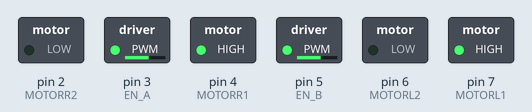
Simulated run of this sketch. Board: Arduino Uno, built with avr-gcc and run on an emulated ATmega328P. Shown: switched loads named in the sketch (green lamp = pin HIGH).

Above: at 0.05 s.
At 1.5 s:
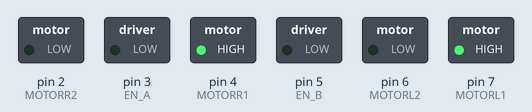
At 3.0 s:
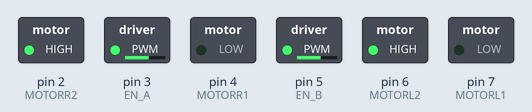
At 3.7 s:
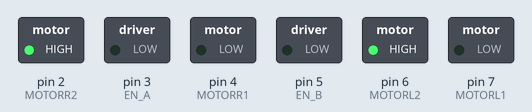
At 4.45 s:
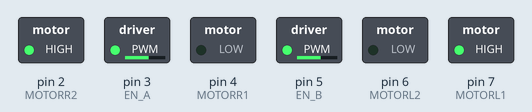
At 5.95 s:
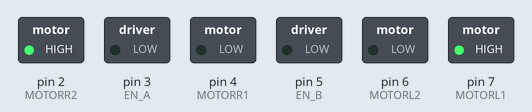
Timing chart, 0 to 7.8 s (numbered marks = the images above):
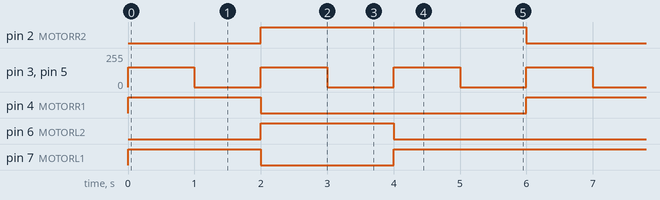

Measured:
- by itself, pin 2 (MOTORR2): alternates HIGH for 4.0 s and LOW for 2.0 s
- by itself, pin 3 (EN_A), pin 5 (EN_B): alternates 150/255 for 1.0 s and 0/255 for 1.0 s
- by itself, pin 4 (MOTORR1), pin 6 (MOTORL2): alternates HIGH for 2.0 s and LOW for 4.0 s
- by itself, pin 7 (MOTORL1): repeats every 6.0 s: LOW 2.0 s, HIGH 4.0 s

The sketch:

motorkontrol.ino
```cpp
const int  MOTORR1 = 4; // sağ ön
const int  MOTORR2 = 2; // sağ arka
const int  EN_A = 3; // ENA SAĞ
const int  MOTORL1 = 7; //sol ön
const int  MOTORL2 = 6; //sol arka
const int  EN_B = 5; //ENB SOL


void setup() {
  pinMode(MOTORR1, OUTPUT);
  pinMode(MOTORR2, OUTPUT);
  pinMode(MOTORL1, OUTPUT);
  pinMode(MOTORL2, OUTPUT);
  pinMode(EN_A, OUTPUT);
  pinMode(EN_B, OUTPUT);

}

void loop() {
 ileri();
 delay(1000);
 dur();
 delay(1000);
 geri();
 delay(1000);
 dur();
 delay(1000);
 sag();
 delay(1000);
 dur();
 delay(1000);

}
void ileri(){  // Robotun ileri yönde hareketi için fonksiyon tanımlıyoruz.
    analogWrite(EN_A, 150); // SAĞ motorun hızı 150
    digitalWrite(MOTORR1, HIGH); // SAĞ motorun ileri hareketi aktif
    digitalWrite(MOTORR2, LOW); // SAĞ motorun geri hareketi pasif

    analogWrite(EN_B, 150); // SOL motorun hızı 150
    digitalWrite(MOTORL1, HIGH); // SOL motorun ileri hareketi aktif
    digitalWrite(MOTORR2, LOW); // SOL motorun geri hareketi pasif

}
  void sag(){ // Robotun sağa dönme hareketi için fonksiyon tanımlıyoruz.
    analogWrite(EN_A, 150); // SOL motorun hızı 150
    digitalWrite(MOTORR1, LOW); // SOL motorun ileri hareketi aktif
    digitalWrite(MOTORR2, HIGH); // SOL motorun geri hareketi pasif

    analogWrite(EN_B, 150); // SAĞ motorun hızı 150
    digitalWrite(MOTORL1, HIGH); // SAĞ motorun ileri hareketi aktif
    digitalWrite(MOTORL2, LOW); // SAĞ motorun geri hareketi pasif
}
void geri(){ // Robotun geri yönde hareketi için fonksiyon tanımlıyoruz.
  analogWrite(EN_A, 150); // SOL motorun hızı 150
  digitalWrite(MOTORR1, LOW); // SOL motorun ileri hareketi pasif
  digitalWrite(MOTORR2, HIGH); // SOL motorun geri hareketi aktif

  analogWrite(EN_B, 150); // SAĞ motorun hızı 150
  digitalWrite(MOTORL1, LOW); // SAĞ motorun ileri hareketi pasif
  digitalWrite(MOTORL2, HIGH); // SAĞ motorun geri hareketi aktif

}
void dur(){ // Robotun geri yönde hareketi için fonksiyon tanımlıyoruz.
  analogWrite(EN_A, 0); // SOL motorun hızı 150
  analogWrite(EN_B, 0);

}
```
